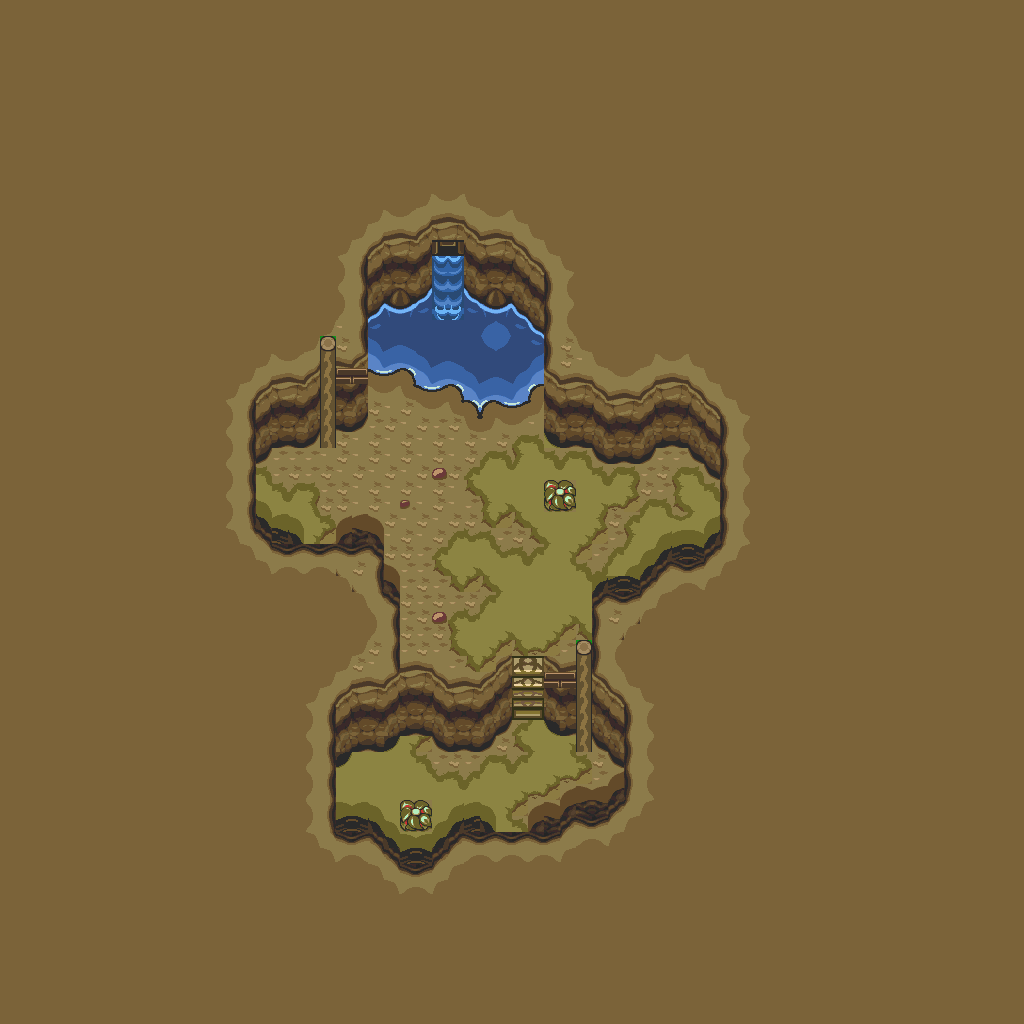

Rendered tile map (Tiled .tmx) drawn with the repository's tilesets; below, a short description and the map source with its tile grids summarised:
An orthogonal 64x64 tile map with 16x16 px tiles, 1 tile layer (base), 2 hidden layers not drawn and 5 objects.

<map version="1.10" tiledversion="1.12.1" orientation="orthogonal" renderorder="right-down" width="64" height="64" tilewidth="16" tileheight="16" infinite="0" nextlayerid="4" nextobjectid="6">
 <tileset firstgid="1" source="../classiciphone_pics4.tsx" />
 <layer id="1" name="base" width="64" height="64">
  <data>[4096 cells, 4096 non-empty, 138 distinct tile ids]</data>
 </layer>
 <layer id="2" name="collision" width="64" height="64" visible="0">
  <properties><property name="collision" value="true" /></properties>
  <data>[4096 cells, 291 non-empty, 1 distinct tile ids]</data>
 </layer>
 <layer id="3" name="water" width="64" height="64" visible="0">
  <properties><property name="terrain" value="water" /></properties>
  <data>[4096 cells, 20 non-empty, 1 distinct tile ids]</data>
 </layer>
 <objectgroup id="4" name="npcs">
  <object id="1" x="336.0" y="544.0" width="16" height="16">
   <properties>
    <property name="script" type="string">-- Auto-converted from GraalScript
-- // NPC made by maximus_asinus
-- [CLIENT-SIDE — server no-op]
-- if (playerenters) {
-- seteffect 0,0,0,.75;
-- }</property>
   </properties>
  </object>
  <object id="2" x="352.0" y="384.0" width="16" height="16">
   <properties>
    <property name="gani" value="lampanimation.mng" />
    <property name="script" type="string">-- Auto-converted from GraalScript
-- // NPC made by Stefan Knorr
-- [CLIENT-SIDE — server no-op]
-- if (created) {
-- y= 23.5;
-- setimgpart lampanimation.mng,0,0,20,36;
-- dontblock;
-- }</property>
   </properties>
  </object>
  <object id="3" x="496.0" y="640.0" width="16" height="16">
   <properties>
    <property name="gani" value="light2.png" />
    <property name="script" type="string">-- Auto-converted from GraalScript
-- // NPC made by Stefan Knorr
-- if (created) {
-- setimg light2.png;
self.dontblock = true
end
-- [CLIENT-SIDE — server no-op]
-- if (playerenters) {
-- setzoomeffect 3;
-- setcoloreffect 1,.6,0,0.5;
-- drawaslight;
-- }</property>
   </properties>
  </object>
  <object id="4" x="544.0" y="688.0" width="16" height="16">
   <properties>
    <property name="gani" value="lampanimation.mng" />
    <property name="script" type="string">-- Auto-converted from GraalScript
-- // NPC made by Stefan Knorr
-- [CLIENT-SIDE — server no-op]
-- if (created) {
-- y = 42.5;
-- setimgpart lampanimation.mng,0,0,20,36;
-- dontblock;
-- }</property>
   </properties>
  </object>
  <object id="5" x="288.0" y="336.0" width="16" height="16">
   <properties>
    <property name="gani" value="light2.png" />
    <property name="script" type="string">-- Auto-converted from GraalScript
-- // NPC made by Stefan Knorr
-- if (created) {
-- setimg light2.png;
self.dontblock = true
end
-- [CLIENT-SIDE — server no-op]
-- if (playerenters) {
-- setzoomeffect 3;
-- setcoloreffect 1,.6,0,0.5;
-- drawaslight;
-- }</property>
   </properties>
  </object>
 </objectgroup>
</map>
